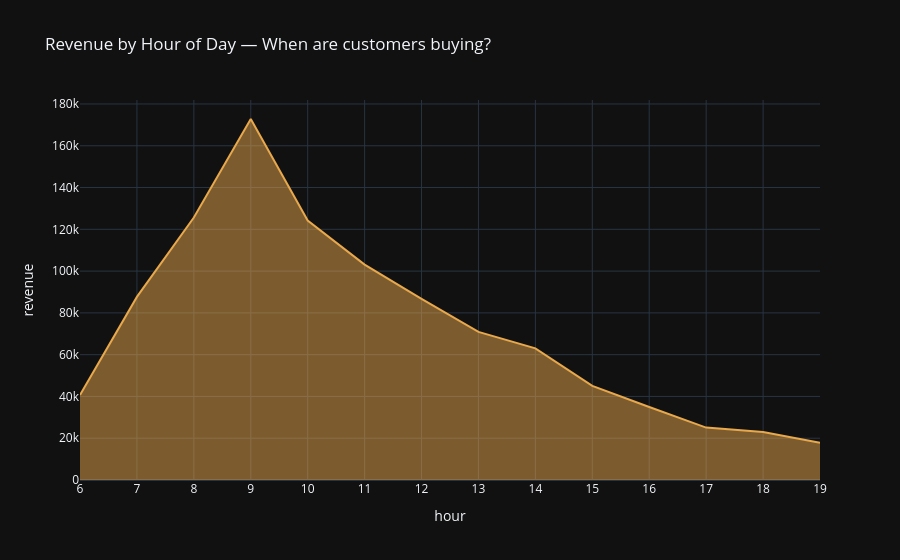

This figure's notebook cell:
### Markdown cell above
#### Hourly demand pattern:

### Code cell
hourly = sales.groupby("hour")["revenue"].sum().reset_index()

fig = px.area(
    hourly, x="hour", y="revenue",
    title="Revenue by Hour of Day — When are customers buying?",
    template="plotly_dark",
    color_discrete_sequence=["#E8A84C"]
)
fig.update_layout(xaxis=dict(tickmode="linear", tick0=6, dtick=1))
fig.show()

### Figure 1 — Plotly figure (JSON) as saved in the notebook; plotly's stock layout.template omitted (floating-point values rounded to 4 significant figures)
{"data": [{"fillpattern": {"shape": ""}, "hovertemplate": "hour=%{x}<br>revenue=%{y}<extra></extra>", "legendgroup": "", "line": {"color": "#E8A84C"}, "marker": {"symbol": "circle"}, "mode": "lines", "name": "", "orientation": "v", "showlegend": false, "stackgroup": "1", "type": "scatter", "x": [6, 7, 8, 9, 10, 11, 12, 13, 14, 15, 16, 17, 18, 19], "xaxis": "x", "y": [40650.0, 87650.0, 125700.0, 172800.0, 124200.0, 103100.0, 86690.0, 70910.0, 63030.0, 45050.0, 34930.0, 25090.0, 22950.0, 17800.0], "yaxis": "y"}], "layout": {"legend": {"tracegroupgap": 0}, "title": {"text": "Revenue by Hour of Day — When are customers buying?"}, "xaxis": {"anchor": "y", "domain": [0, 1], "dtick": 1, "tick0": 6, "tickmode": "linear", "title": {"text": "hour"}}, "yaxis": {"anchor": "x", "domain": [0, 1], "title": {"text": "revenue"}}}}
